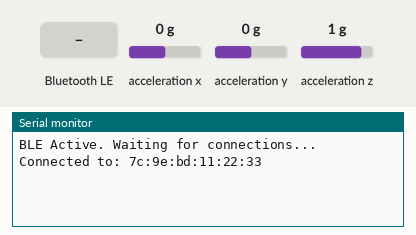
Recording of a sketch running on a simulated Arduino Nano 33 IoT. On the bench: the last lines printed to the serial monitor. The test bench sets the inputs (shaded band); at power-on: acceleration x 0 g, acceleration y 0 g, acceleration z 1 g. Nothing arrives over Bluetooth unless stated; a phone connects over Bluetooth LE 3 s after start.

Above: at 3.8 s.
3.9 s: Bluetooth LE write "1" received
At 4.01 s:
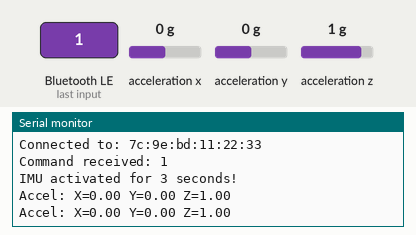
5.4 s: acceleration x set to -1.4 g
At 7.9 s:
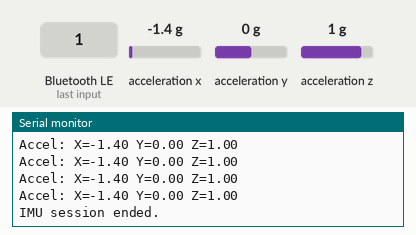
8.4 s: Bluetooth LE write "0" received
At 9.0 s:
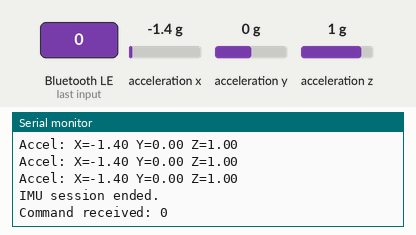

The sketch:

assignment-1.ino
```cpp
#include <ArduinoBLE.h>
#include "Arduino_LSM6DS3.h"
#include "DHT.h"

#define DHTPIN 2
#define DHTTYPE DHT11
DHT dht(DHTPIN, DHTTYPE);

// BLE UUIDs
#define SERVICE_UUID "7be9de62-591e-41d8-8d58-c88651f54e36"
#define TEMP_CHAR_UUID "bf6b74a8-062b-4737-831b-9a9b84023b3b"
#define HUMIDITY_CHAR_UUID "c49f637b-8f32-4c6d-8163-1ad46b3b2f60"
#define COMMAND_CHAR_UUID "6ca8f9c2-369e-442a-b455-d1248f3367f5"
#define ACCEL_CHAR_UUID "6af5cfd5-b6f0-4f57-9285-4fbb57146706"

BLEService sensorService(SERVICE_UUID);
BLEFloatCharacteristic tempChar(TEMP_CHAR_UUID, BLERead);
BLEByteCharacteristic humidityChar(HUMIDITY_CHAR_UUID, BLERead);
BLEByteCharacteristic commandChar(COMMAND_CHAR_UUID, BLERead | BLEWrite);
BLECharacteristic accelChar(ACCEL_CHAR_UUID, BLERead | BLENotify, 20);

bool imuActive = false;
unsigned long imuStartTime = 0;
const int IMU_DURATION = 3000;  //3 sec

void setup() {
  Serial.begin(9600);
  while (!Serial)

  dht.begin();

  if (!IMU.begin()) {
    Serial.println("IMU initialization failed!");
  }

  // BLE Setup
  if (!BLE.begin()) {
    Serial.println("BLE initialization failed!");
    while (1)
      ;
  }

  BLE.setLocalName("Ben_Sensor");
  BLE.setAdvertisedService(sensorService);
  sensorService.addCharacteristic(tempChar);
  sensorService.addCharacteristic(humidityChar);
  sensorService.addCharacteristic(commandChar);
  sensorService.addCharacteristic(accelChar);
  BLE.addService(sensorService);
  commandChar.writeValue(0);
  BLE.advertise();

  Serial.println("BLE Active. Waiting for connections...");
}

void loop() {
  BLEDevice central = BLE.central();
  if (central) {
    Serial.print("Connected to: ");
    Serial.println(central.address());

    while (central.connected()) {
      // Read DHT11 every 60s and print to Serial
      static unsigned long lastDHTRead = 0;
      if (millis() - lastDHTRead >= 60000) {
        float temp = dht.readTemperature();
        float humidity = dht.readHumidity();

        if (!isnan(temp)) {
          tempChar.writeValue(temp);
          Serial.print("Temperature: ");
          Serial.print(temp);
          Serial.println(" °C");
        }

        if (!isnan(humidity)) {
          uint8_t humidityInt = (uint8_t)humidity;  // convert to int
          humidityChar.writeValue(humidityInt);
          Serial.print("Humidity: ");
          Serial.print(humidity);
          Serial.println(" %");
        }

        lastDHTRead = millis();
      }

      // IMU when command is received
      if (commandChar.written()) {
        byte commandValue = commandChar.value();
        Serial.print("Command received: ");
        Serial.println(commandValue);

        if (commandValue == 1 && !imuActive) {
          imuActive = true;
          imuStartTime = millis();
          Serial.println("IMU activated for 3 seconds!");
        }
      }

      // IMU when active
      if (imuActive) {
        if (millis() - imuStartTime <= IMU_DURATION) {
          static unsigned long lastIMURead = 0;
          if (millis() - lastIMURead >= 100) { // 10Hz
            float x, y, z;
            if (IMU.accelerationAvailable()) {
              IMU.readAcceleration(x, y, z);
              int16_t packedData[3] = {
                (int16_t)(x * 1000),
                (int16_t)(y * 1000),
                (int16_t)(z * 1000)
              };
              accelChar.writeValue((byte*)packedData, sizeof(packedData));


              Serial.print("Accel: X=");
              Serial.print(x);
              Serial.print(" Y=");
              Serial.print(y);
              Serial.print(" Z=");
              Serial.println(z);
            }
            lastIMURead = millis();
          }
        } else {
          imuActive = false;
          commandChar.writeValue(0);
          Serial.println("IMU session ended.");
        }
      }
    }

    Serial.println("Disconnected.");
  }
}
```

Measured:
- after the input at 3.9 s, the serial monitor: prints a new line at once (image 1)
- after the input at 5.4 s, the serial monitor: prints a new line at once (image 2)
- after the input at 8.4 s, the serial monitor: prints a new line at once (image 3)
